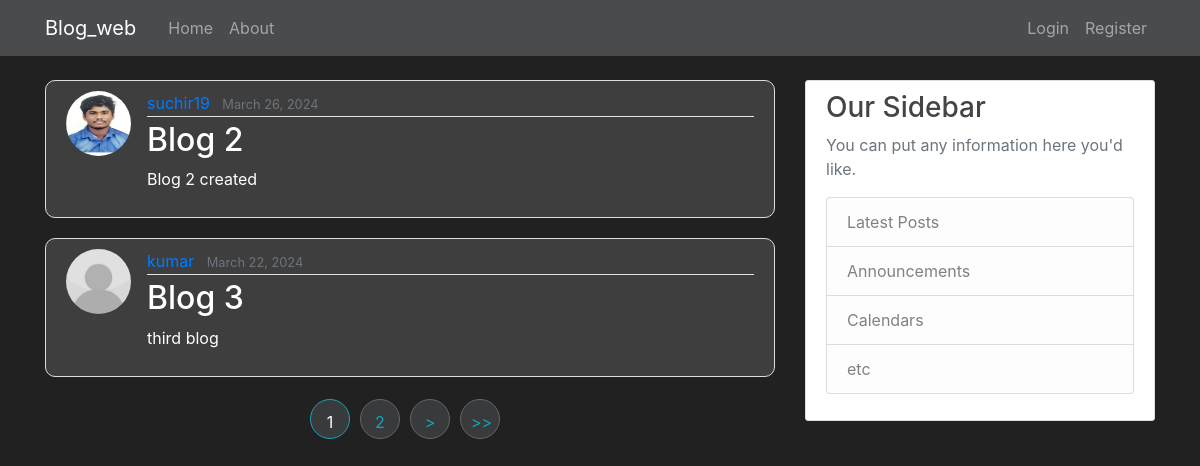
Screenshot of /blog/ with the database file from the repository.
### blog/models.py (models this page shows, shortened)
class Post(models.Model):
    title = models.CharField(max_length = 100)
    content = models.TextField()
    date_posted = models.DateTimeField(default = timezone.now)
    name = models.ForeignKey(User,on_delete = models.CASCADE)

### users/models.py (models this page shows, shortened)
class Profile(models.Model):
    user = models.OneToOneField(User,on_delete = models.CASCADE)
    image = models.ImageField(default='default.jpg',upload_to='profile_pics')

### blog/views.py (the view)
# urls.py: path('', PostListView.as_view(),name='blog-home'),
class PostListView(ListView):
    model = Post
    template_name = 'blog/home.html'
    context_object_name = 'posts'
    ordering = ['-date_posted']
    paginate_by = 2

### blog/templates/blog/home.html (shortened to what this page needs)
{% extends "blog/base.html" %}
{% block content %}
    {% for post in posts%}
    <article class="media content-section">
      <img class="rounded-circle article-img" src="{{ post.name.profile.image.url }}" alt="image">
        <div class="media-body">
          <div class="article-metadata">
            <a class="mr-2" href="{% url 'user-posts' post.name.username %}">{{ post.name }}</a>
            <small class="text-muted">{{ post.date_posted|date:"F d, Y" }}</small>
          </div>
          <h2><a class="article-title" href="{% url 'post-detail' post.id %}">{{ post.title }}</a></h2>
          <p class="article-content">{{ post.content }}</p>
        </div>
    </article>
    {% endfor %}
      {% if is_paginated %}
      <div class="pagination_box">
        {% for num in page_obj.paginator.page_range %}
          {% if page_obj.number == num %}
            <a class="btn btn-info mb-4 pagination-btn" href="?page={{ num }}">{{ num }}</a>
          {% elif num > page_obj.number|add:'-3' and num < page_obj.number|add:'3' %}
          <a class="btn btn-outline-info mb-4 pagination-btn" href="?page={{ num }}">{{ num }}</a>
          {% endif %}
        {% endfor %}
        {% if page_obj.has_next %}
          <a class="btn btn-outline-info mb-4 pagination-btn" href="?page={{ page_obj.next_page_number }}">></a>
          <a class="btn btn-outline-info mb-4 pagination-btn" href="?page={{ page_obj.paginator.num_pages }}">>></a>
        {% endif %}
      </div>
      {% endif %}
{% endblock content %}

### blog/templates/blog/base.html (shortened to what this page needs)
{% load static %}
<!DOCTYPE html>
<html lang="en">
<head>
    <link rel="stylesheet" href="{% static 'blog/main.css' %}">
    <link rel="stylesheet" href="https://cdn.jsdelivr.net/npm/bootstrap@4.4.1/dist/css/bootstrap.min.css">
</head>
<body>
    <header class="site-header">
        <nav class="navbar navbar-expand-md navbar-dark bg-steel fixed-top">
          <div class="container">
            <a class="navbar-brand mr-4" href="{% url 'blog-home'%}">Blog_web</a>
            <div class="collapse navbar-collapse" id="navbarToggle">
              <div class="navbar-nav mr-auto">
                <a class="nav-item nav-link" href="{% url 'blog-home'%}">Home</a>
                <a class="nav-item nav-link" href="{% url 'blog-about'%}">About</a>
              </div>
              <div class="navbar-nav">
                {% if user.is_authenticated %}
                  <a class="nav-item nav-link" href="{% url 'post-create' %}">New Post</a>
                  <a class="nav-item nav-link" href="{% url 'profile' %}">Profile</a>
                  <a class="nav-item nav-link" href="{% url 'logout' %}">Logout</a>
                {% else %}
                  <a class="nav-item nav-link" href="{% url 'login' %}">Login</a>
                  <a class="nav-item nav-link" href="{% url 'register' %}">Register</a>
                {% endif %}
              </div>
            </div>
          </div>
        </nav>
    </header>
    <main role="main" class="container">
        <div class="row">
          <div class="col-md-8">
            {% block content %}{% endblock %}
          </div>
          <div class="col-md-4">
            <div class="content-section">
              <h3>Our Sidebar</h3>
              <p class='text-muted'>You can put any information here you'd like.
                <ul class="list-group">
                  <li class="list-group-item list-group-item-light">Latest Posts</li>
                  <li class="list-group-item list-group-item-light">Announcements</li>
                  <li class="list-group-item list-group-item-light">Calendars</li>
                  <li class="list-group-item list-group-item-light">etc</li>
                </ul>
              </p>
            </div>
          </div>
        </div>
    </main>
</body>
</html>

### blog/static/blog/main.css (style rules this page uses)
body { background-color: rgb(34, 33, 33) !important; color: #333333; margin-top: 5rem; }
h1, h2, h3, h4, h5, h6 { color: #444444; }
ul { margin: 0; }
.bg-steel { background-color: #494b4d; }
.site-header .navbar-nav .nav-link { color: #cbd5db; }
.content-section { background: #ffffff; padding: 10px 20px; border: 1px solid #dddddd; border-radius: 3px; margin-bottom: 20px; }
.article-title { color: white; }
.article-content { white-space: pre-line; color: white; }
.article-img { height: 65px; width: 65px; margin-right: 16px; }
.article-metadata { padding-bottom: 1px; margin-bottom: 4px; border-bottom: 1px solid #e3e3e3; }
.row { margin-top: 80px; }
.pagination_box { display: flex; justify-content: center; align-items: center; }
.pagination-btn { display: inline-block; margin-right: 10px; width: 40px; height: 40px; padding: 10px 10px !important; background-color: #393a3b !important; color: #fff; border: none; border-radius: 50% !important; text-decoration: none; margin-top: 2px; }
.pagination_box a { margin-bottom: 2px !important; }
.btn-outline-info { border-color: #656569 !important; }
.media { border-radius: 10px; background-color: #3f3e3e; }

### rows the page displays
Post: name.profile.image (picture), name "suchir19", date_posted "March 26, 2024", title "Blog 2", content "Blog 2 created"
Post: name.profile.image (placeholder picture), name "kumar", date_posted "March 22, 2024", title "Blog 3", content "third blog"

### other values shown
{{ num }} "1"
{{ num }} "2"
